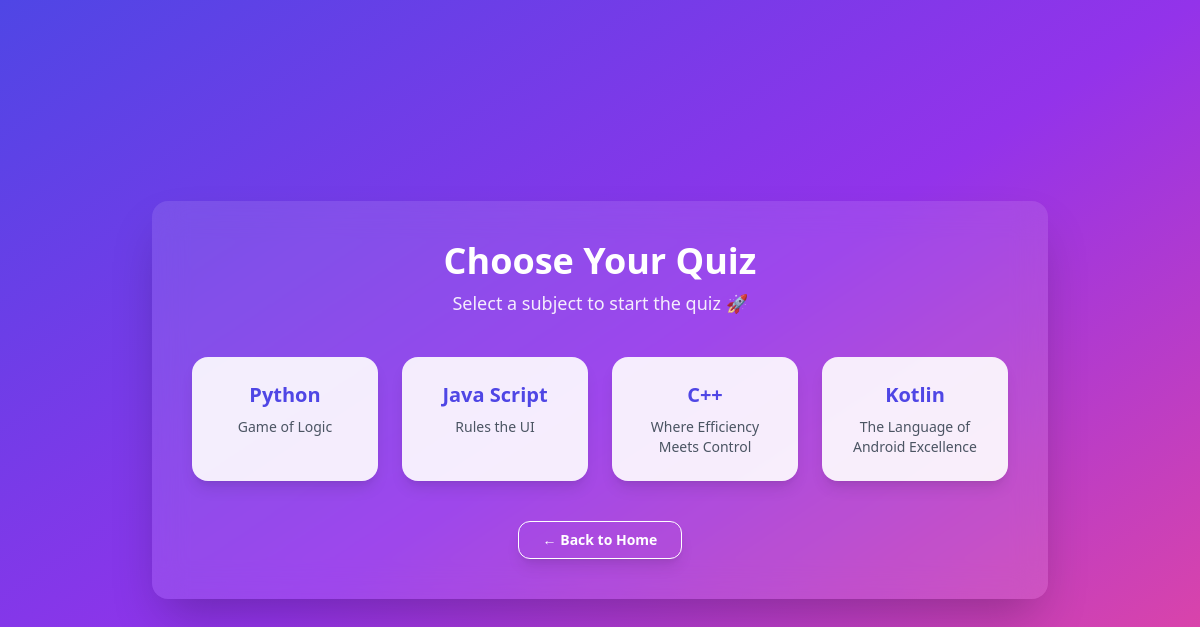
/quiz_list/ (signed in), run on the app's committed database.
### quiz_app/models.py (models this page shows, shortened)
class Quiz(models.Model):
    title = models.CharField(max_length=255)
    description = models.TextField(blank=True, null=True)
    created_at = models.DateTimeField(auto_now_add=True)
    updated_at = models.DateTimeField(auto_now=True)

### quiz_app/views.py (the view)
# urls.py: path('quiz_list/',quiz_list,name="quiz_list"),
@login_required(login_url='login')
def quiz_list(request):
    quiz_list = Quiz.objects.all()
    return render(request,'quiz_list.html',{'quiz_list':quiz_list})

### quiz_app/templates/quiz_list.html (shortened to what this page needs)
<!DOCTYPE html>
<html lang="en">
<head>
    <script src="https://cdn.tailwindcss.com"></script>
</head>
<body class="min-h-screen bg-gradient-to-br from-indigo-600 via-purple-600 to-pink-500
             flex items-center justify-center py-10">
    <div class="bg-white/10 backdrop-blur-lg rounded-2xl shadow-2xl
                p-10 w-full max-w-4xl">
        <h1 class="text-4xl font-extrabold text-center text-white mb-2">
            Choose Your Quiz
        </h1>
        <p class="text-center text-white/90 mb-10 text-lg">
            Select a subject to start the quiz 🚀
        </p>
        <div class="grid grid-cols-1 sm:grid-cols-2 md:grid-cols-4 gap-6">
            {% for i in quiz_list %}
            <a href="{% url 'question' i.id %}"
               class="group bg-white/90 hover:bg-white transition rounded-2xl p-6
                      text-center shadow-lg hover:scale-105 transform duration-300">
                <h2 class="text-xl font-bold text-indigo-600">
                    {{ i.title }}
                </h2>
                <p class="text-sm text-gray-600 mt-2">
                    {{ i.description }}
                </p>
            </a>
            {% endfor %}
        </div>
        <div class="text-center mt-10">
            <a href="{% url 'home' %}"
               class="inline-block px-6 py-2 text-sm font-semibold text-white
                      border border-white rounded-xl shadow-lg
                      hover:bg-white/20 transition">
                ← Back to Home
            </a>
        </div>
    </div>
</body>
</html>

### data on the page
Quiz: title "Python", description "Game of Logic"
Quiz: title "Java Script", description "Rules the UI"
Quiz: title "C++", description "Where Efficiency Meets Control"
Quiz: title "Kotlin", description "The Language of Android Excellence"
